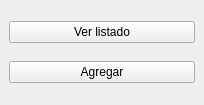
<?xml version="1.0" encoding="UTF-8"?>
<ui version="4.0">
 <class>MainWindow</class>
 <widget class="QMainWindow" name="MainWindow">
  <property name="geometry">
   <rect>
    <x>0</x>
    <y>0</y>
    <width>204</width>
    <height>105</height>
   </rect>
  </property>
  <property name="windowTitle">
   <string>MainWindow</string>
  </property>
  <widget class="QWidget" name="centralwidget">
   <layout class="QVBoxLayout" name="verticalLayout">
    <item>
     <widget class="QPushButton" name="verListado">
      <property name="text">
       <string>Ver listado</string>
      </property>
     </widget>
    </item>
    <item>
     <widget class="QPushButton" name="agregar">
      <property name="text">
       <string>Agregar</string>
      </property>
     </widget>
    </item>
   </layout>
  </widget>
 </widget>
 <resources/>
 <connections/>
</ui>
